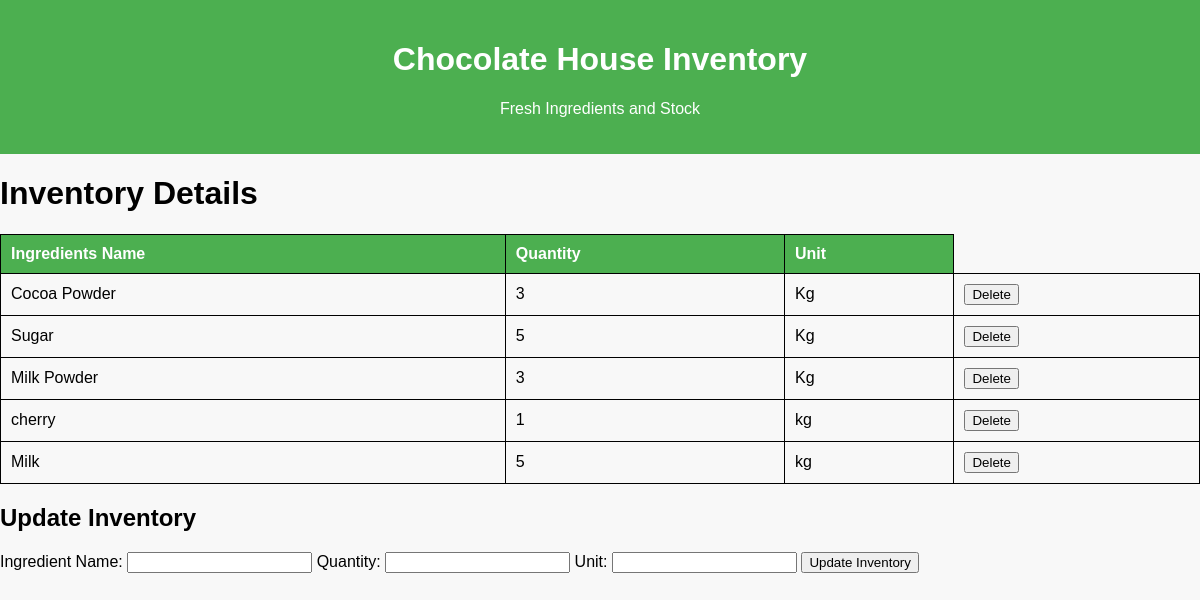
The app's page /inventory-page/ with its own data.
### app/models.py (models this page shows, shortened)
class Inventory(models.Model):
    ingredient_name = models.CharField(max_length=50)
    quantity = models.PositiveIntegerField()
    unit = models.CharField(max_length=50)

### app/views.py (the view)
# urls.py: path('inventory-page/', inventory, name='inventory')
def inventory(request):
    items = Inventory.objects.all()
    return render(request, 'app/inventory.html', {'items': items})

### app/Templates/app/inventory.html (shortened to what this page needs)
{% load static%}
<!DOCTYPE html>
<html lang="en">
  <head>
    <link rel="stylesheet" href="{% static 'CSS/inventory.css' %}" />
  </head>
  <body>
    <header>
      <h1>Chocolate House Inventory</h1>
      <p>Fresh Ingredients and Stock</p>
    </header>
    <h1>Inventory Details</h1>
    <table>
      <tr>
        <th>Ingredients Name</th>
        <th>Quantity</th>
        <th>Unit</th>
      </tr>
      {% for item in items %}
      <tr>
        <td>{{ item.ingredient_name }}</td>
        <td>{{ item.quantity }}</td>
        <td>{{ item.unit }}</td>
        <td>
          <button class="delete-button" data-id="{{ item.id }}">Delete</button>
        </td>
      </tr>
      {% endfor %}
    </table>
    <section id="update-inventory">
      <h2>Update Inventory</h2>
      <form id="inventory-form">
        <label for="ingredient_name">Ingredient Name:</label>
        <input
          type="text"
          id="ingredient_name"
          name="ingredient_name"
          required
        />
        <label for="quantity">Quantity:</label>
        <input type="number" id="quantity" name="quantity" required />
        <label for="unit">Unit:</label>
        <input type="text" id="unit" name="unit" required />
        <button type="submit">Update Inventory</button>
      </form>
    </section>
  </body>
</html>

### static/CSS/inventory.css (style rules this page uses)
body { font-family: Arial, sans-serif; background-color: #f8f8f8; margin: 0; padding: 0; }
header { background-color: #4caf50; color: white; padding: 20px; text-align: center; }
table { width: 100%; border-collapse: collapse; }
th, td { border: 1px solid black; padding: 10px; text-align: left; }
th { background-color: #4caf50; color: white; }

### records on screen
Inventory: ingredient_name "Cocoa Powder", quantity "3", unit "Kg"
Inventory: ingredient_name "Sugar", quantity "5", unit "Kg"
Inventory: ingredient_name "Milk Powder", quantity "3", unit "Kg"
Inventory: ingredient_name "cherry", quantity "1", unit "kg"
Inventory: ingredient_name "Milk", quantity "5", unit "kg"
